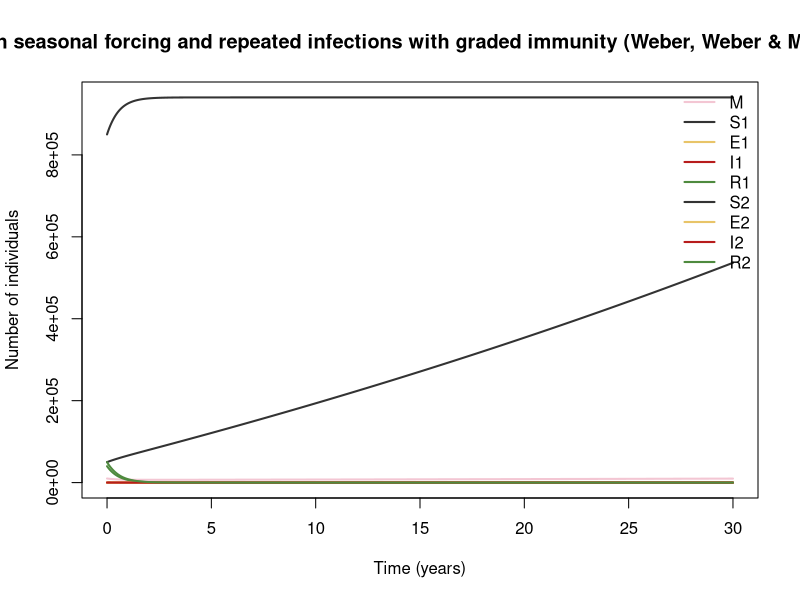

Here is the R script that generated this plot:
## RSV with seasonal forcing and repeated infections with graded immunity (Weber, Weber & Milligan 2001)
## RSV.
## Parameter values: 0 of 11 checked against the source; the rest are recalled or illustrative.
## Reference: Weber A, Weber M, Milligan P. "Modeling epidemics caused by respiratory syncytial virus (RSV)." Math Biosci 2001;172(2):95–113. https://doi.org/10.1016/S0025-5564(01)00066-9
## Source: https://doi.org/10.1016/S0025-5564(01)00066-9
##
## Generated from a compartmental model diagram (model format v1).
## Regenerating from the same diagram always gives this exact file.
##
## Compartments: M, S1, E1, I1, R1, S2, E2, I2, R2
## Flows (time unit: years):
##   (outside) -> M  : mu * N
##   M -> S1         : xi_m * M
##   S1 -> E1        : foi1 * S1
##   E1 -> I1        : sig_lat * E1
##   I1 -> R1        : nu * I1
##   R1 -> S2        : gam_w * R1
##   S2 -> E2        : f2 * foi1 * S2
##   E2 -> I2        : sig_lat * E2
##   I2 -> R2        : nu * I2
##   R2 -> S2        : gam_w * R2
##   M -> (outside)  : mu * M

library(deSolve)

# ---- Time ------------------------------------------------------------
times <- seq(0, 30, by = 0.05)  # years

# ---- Parameters ------------------------------------------------------
parameters <- c(
  b0 = 60,            # mean transmission rate (1/year) [illustrative]
  b1 = 0.3,           # seasonal amplitude [illustrative]
  phase = 0,          # seasonal phase (rad) [illustrative]
  two_pi = 6.283185,  # constant
  sig_lat = 91.25,    # 4-day latency (1/year)
  nu = 36.5,          # 10-day infectious period (1/year)
  gam_w = 1.825,      # loss of immunity after about 200 days (1/year)
  xi_m = 2,           # loss of maternal protection (about 6 months) (1/year) [illustrative]
  f2 = 0.5,           # relative susceptibility of S2 [illustrative]
  mu = 0.0133,        # birth = death rate, i.e. 1/75 y (1/year) [illustrative]
  N0 = 1e6            # value taken from the notes text [recalled]
)

# ---- Initial conditions ----------------------------------------------
state <- with(as.list(parameters), {
  M <- 0.01 * N0   # maternally protected
  S1 <- 0.05 * N0  # susceptible, never infected
  E1 <- 0          # exposed, first infection
  I1 <- 100        # infectious, first infection
  R1 <- 0.04 * N0  # temporarily immune after the first infection
  S2 <- 0.85 * N0  # susceptible, previously infected (reduced susceptibility)
  E2 <- 0          # exposed, reinfection
  I2 <- 100        # infectious, reinfection
  R2 <- 0.05 * N0  # temporarily immune after reinfection
  c(M = M, S1 = S1, E1 = E1, I1 = I1, R1 = R1, S2 = S2, E2 = E2, I2 = I2, R2 = R2)
})

# ---- Model equations -------------------------------------------------
rsv_weber2001_graded_model <- function(t, state, parameters) {
  with(as.list(c(state, parameters)), {
    # Total population
    N <- M + S1 + E1 + I1 + R1 + S2 + E2 + I2 + R2

    # Derived quantities
    beta1 <- b0 * (1 + b1 * cos(two_pi * t + phase))
    foi1 <- beta1 * (I1 + I2) / N

    # Rates of change
    dM <- mu * N - xi_m * M - mu * M
    dS1 <- xi_m * M - foi1 * S1
    dE1 <- foi1 * S1 - sig_lat * E1
    dI1 <- sig_lat * E1 - nu * I1
    dR1 <- nu * I1 - gam_w * R1
    dS2 <- gam_w * R1 - f2 * foi1 * S2 + gam_w * R2
    dE2 <- f2 * foi1 * S2 - sig_lat * E2
    dI2 <- sig_lat * E2 - nu * I2
    dR2 <- nu * I2 - gam_w * R2

    list(c(dM, dS1, dE1, dI1, dR1, dS2, dE2, dI2, dR2))
  })
}

# ---- Solve -----------------------------------------------------------
out <- ode(y = state, times = times, func = rsv_weber2001_graded_model, parms = parameters)
out <- as.data.frame(out)

# ---- Plot ------------------------------------------------------------
compartment_cols <- c(M = "#F3C6D3", S1 = "#333333", E1 = "#E8C468", I1 = "#B71C1C", R1 = "#4E8A3E", S2 = "#333333", E2 = "#E8C468", I2 = "#B71C1C", R2 = "#4E8A3E")
matplot(out$time, out[, names(compartment_cols)], type = "l", lty = 1, lwd = 2,
        col = compartment_cols, xlab = "Time (years)", ylab = "Number of individuals",
        main = "RSV with seasonal forcing and repeated infections with graded immunity (Weber, Weber & Milligan 2001)")
legend("topright", legend = names(compartment_cols), col = compartment_cols,
       lty = 1, lwd = 2, bty = "n")
